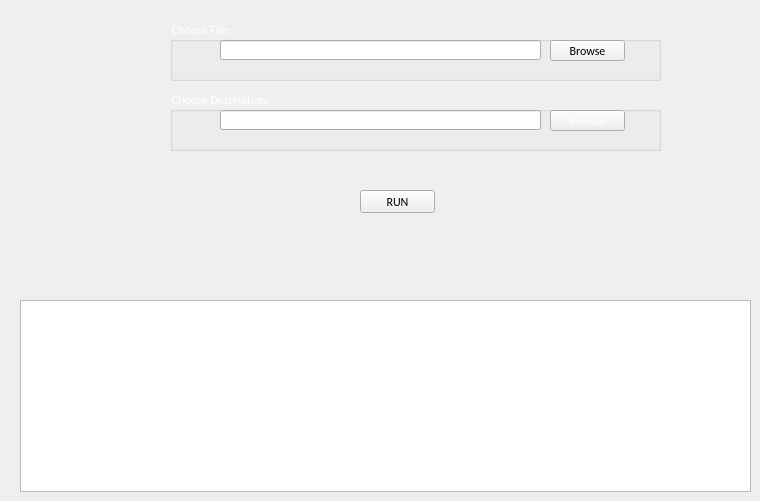
        <widget class="QWidget" name="tab_3">
         <attribute name="title">
          <string>cp</string>
         </attribute>
         <widget class="QTextBrowser" name="textBrowser_terminal_cp">
          <property name="geometry">
           <rect>
            <x>20</x>
            <y>300</y>
            <width>731</width>
            <height>192</height>
           </rect>
          </property>
         </widget>
         <widget class="QLineEdit" name="lineEdit_choose_file_cp">
          <property name="geometry">
           <rect>
            <x>220</x>
            <y>40</y>
            <width>321</width>
            <height>20</height>
           </rect>
          </property>
         </widget>
         <widget class="QPushButton" name="pushButton_load_file_cp">
          <property name="geometry">
           <rect>
            <x>550</x>
            <y>40</y>
            <width>75</width>
            <height>21</height>
           </rect>
          </property>
          <property name="font">
           <font>
            <family>Calibri</family>
            <pointsize>9</pointsize>
           </font>
          </property>
          <property name="text">
           <string>Browse</string>
          </property>
         </widget>
         <widget class="QPushButton" name="pushButton_run_cp">
          <property name="geometry">
           <rect>
            <x>360</x>
            <y>190</y>
            <width>75</width>
            <height>23</height>
           </rect>
          </property>
          <property name="font">
           <font>
            <family>Calibri</family>
            <pointsize>9</pointsize>
           </font>
          </property>
          <property name="text">
           <string>RUN</string>
          </property>
         </widget>
         <widget class="QGroupBox" name="groupBox_3">
          <property name="geometry">
           <rect>
            <x>170</x>
            <y>20</y>
            <width>491</width>
            <height>61</height>
           </rect>
          </property>
          <property name="font">
           <font>
            <family>Calibri</family>
            <pointsize>9</pointsize>
           </font>
          </property>
          <property name="styleSheet">
           <string notr="true">color:white;</string>
          </property>
          <property name="title">
           <string>Choose File:</string>
          </property>
         </widget>
         <widget class="QGroupBox" name="groupBox_4">
          <property name="geometry">
           <rect>
            <x>170</x>
            <y>90</y>
            <width>491</width>
            <height>61</height>
           </rect>
          </property>
          <property name="font">
           <font>
            <family>Calibri</family>
            <pointsize>9</pointsize>
           </font>
          </property>
          <property name="styleSheet">
           <string notr="true">color:white;</string>
          </property>
          <property name="title">
           <string>Choose Destination:</string>
          </property>
          <widget class="QPushButton" name="pushButton_load_dest_cp">
           <property name="geometry">
            <rect>
             <x>380</x>
             <y>20</y>
             <width>75</width>
             <height>21</height>
            </rect>
           </property>
           <property name="font">
            <font>
             <family>Calibri</family>
             <pointsize>9</pointsize>
            </font>
           </property>
           <property name="text">
            <string>Browse</string>
           </property>
          </widget>
          <widget class="QLineEdit" name="lineEdit_choose_dest_cp">
           <property name="geometry">
            <rect>
             <x>50</x>
             <y>20</y>
             <width>321</width>
             <height>20</height>
            </rect>
           </property>
          </widget>
         </widget>
         <zorder>textBrowser_terminal_cp</zorder>
         <zorder>pushButton_run_cp</zorder>
         <zorder>groupBox_3</zorder>
         <zorder>groupBox_4</zorder>
         <zorder>lineEdit_choose_file_cp</zorder>
         <zorder>pushButton_load_file_cp</zorder>
        </widget>
